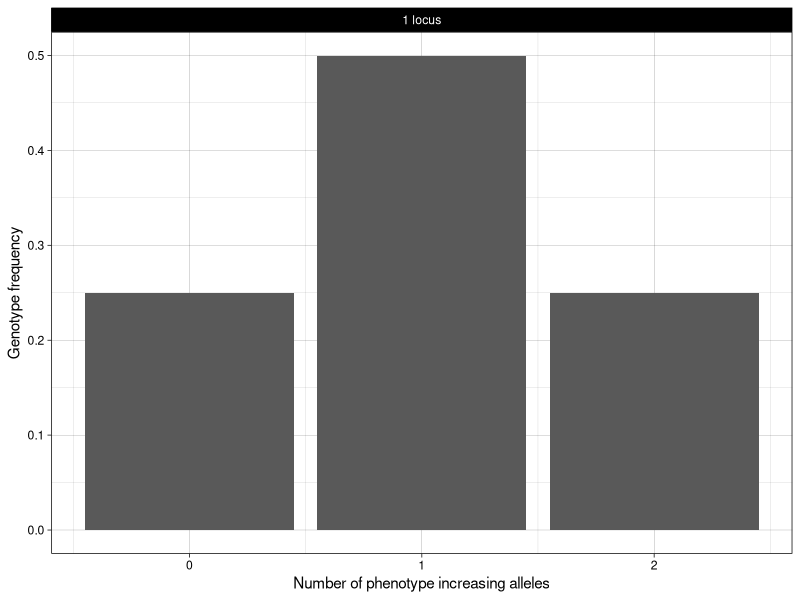
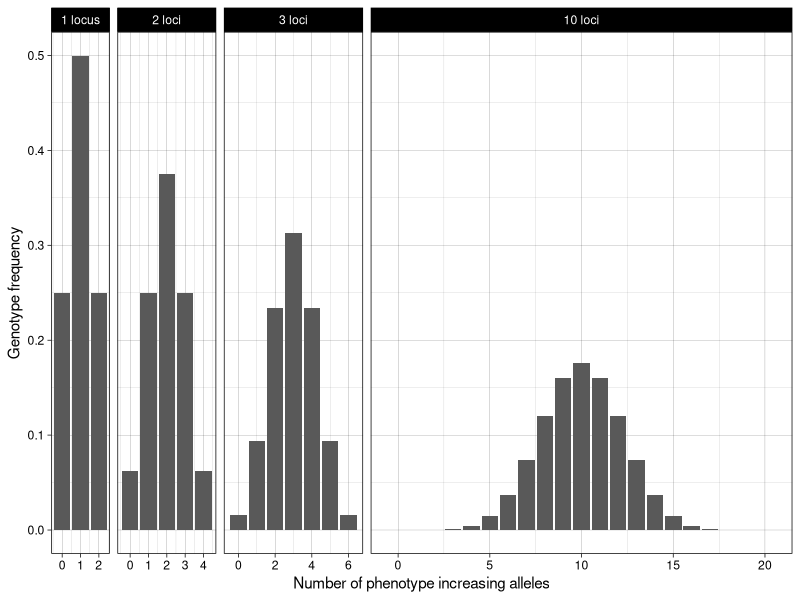
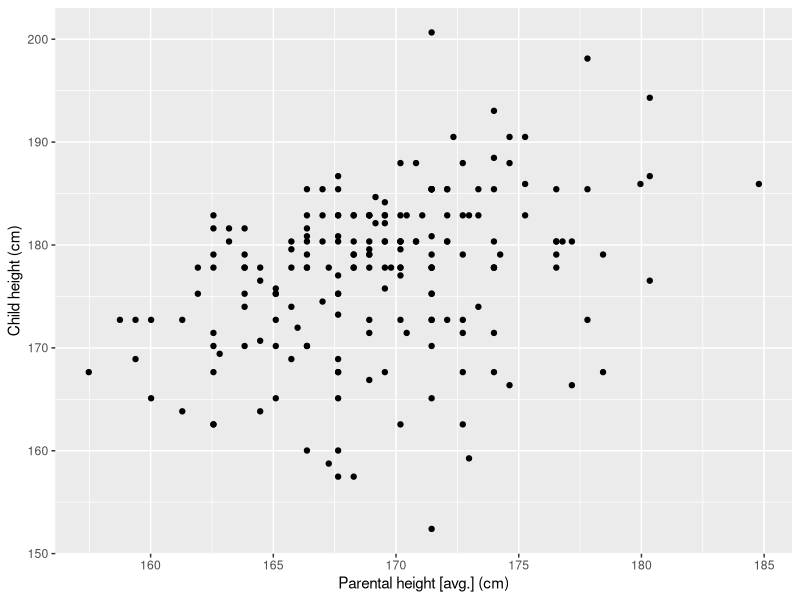
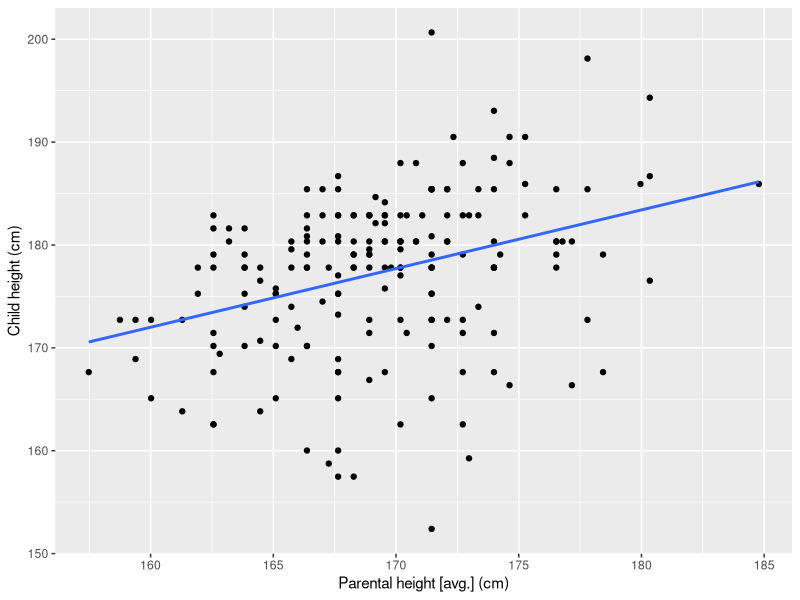
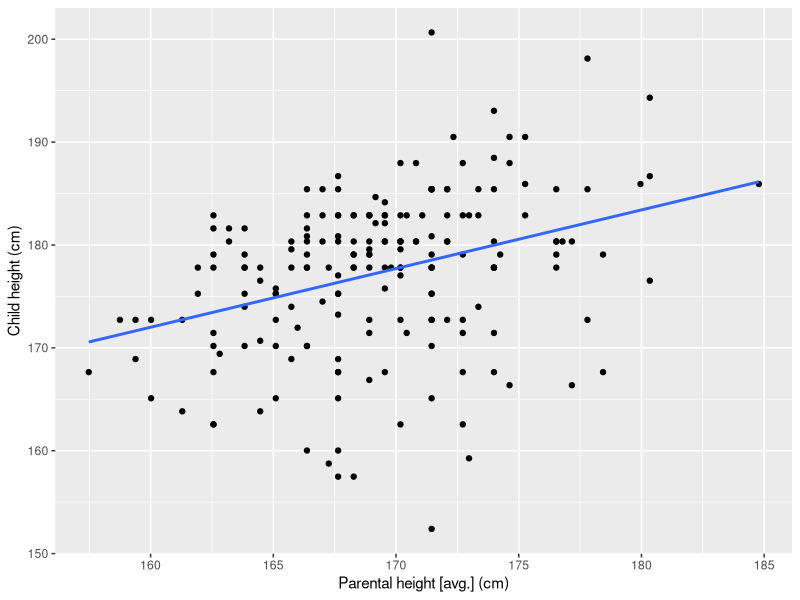
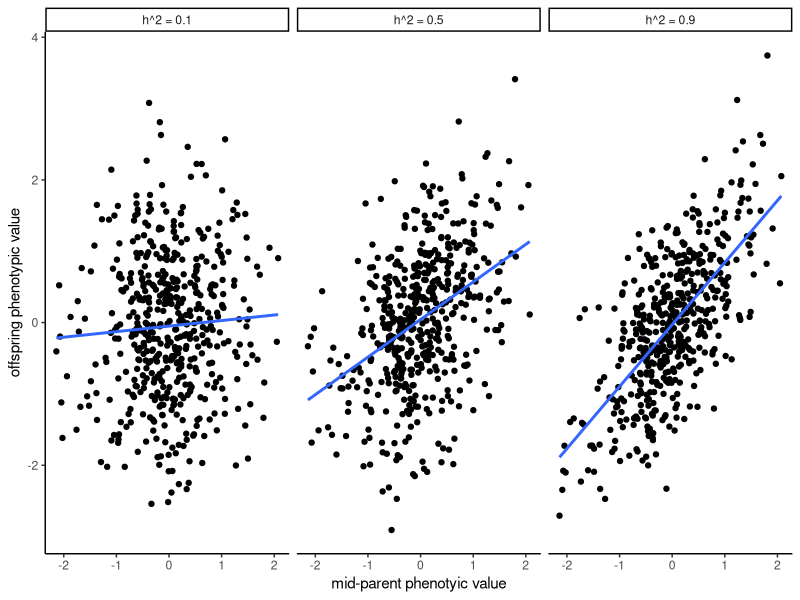
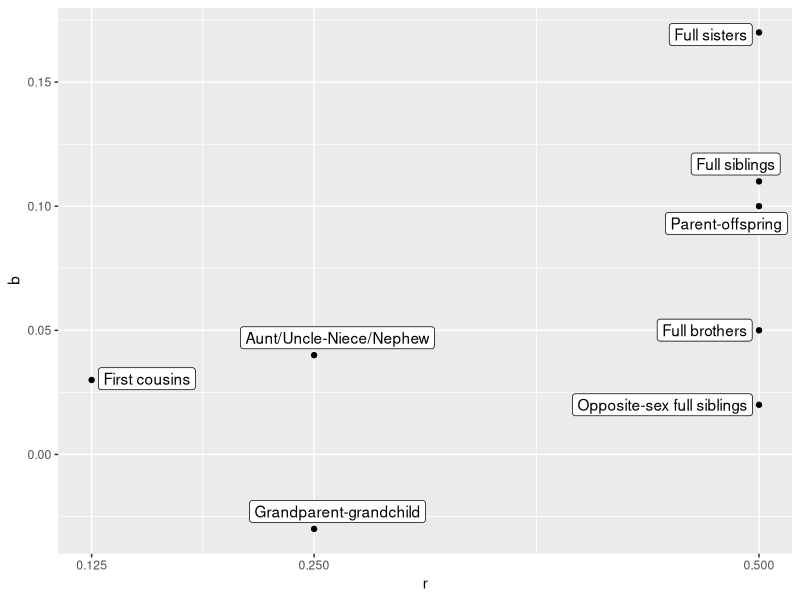
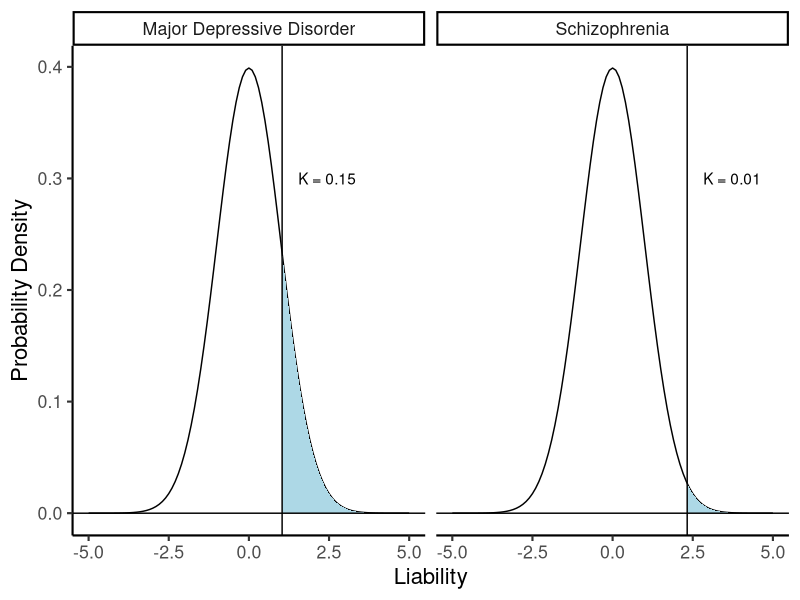

Here is the R script that generated these plots, in order:
## ---- chunk 1
#| echo: false
require(ggplot2)
require(dplyr)
require(stringr)

# calculate expected genotype frequency for number of increasing alleles
# use the density of the binomial distribution, for alleles = 0 up to 2 * number of loci. 
# assume each allele has the same frequency of 50% (for simplicity)
n_allele_freq <- function(n_loci) {
  alleles <- seq(from = 0, to = 2*n_loci)
  freq <- dbinom(alleles, size = 2*n_loci, prob = 0.5)
  data.frame(alleles, freq, loci = n_loci)
}

number_of_loci <- c(1, 2, 3, 10)
loci_freq <- bind_rows(lapply(number_of_loci, n_allele_freq))

loci_labeller <- function(string) {
  n_loci <- as.numeric(string)
  if_else(
    n_loci == 1, 
    true = "1 locus",
    false = str_c(string, "loci", sep = " "))
}
plot_loci <- function(loci_freq) {
  ggplot(loci_freq, aes(x = alleles, y = freq)) + geom_col() +
  facet_grid(
    . ~ loci,
    scales = "free_x",
    space = "free_x",
    labeller = labeller(loci = loci_labeller)
  ) +
  scale_x_continuous("Number of phenotype increasing alleles") +
  scale_y_continuous("Genotype frequency") +
  theme_linedraw()
}

plot_loci(
  filter(loci_freq, loci == 1)
)
## ---- chunk 2
#| echo: false
plot_loci(loci_freq)
## ---- chunk 3
#| label: height
#| echo: false
require(readr)
require(dplyr)
require(ggplot2)

height_data <- read_tsv(here::here("data/galton-stata11/galton-stata11.tab"))

# filter to one offspring per family
# convert to cm
# average parental height
height_singletons <- height_data |>
  mutate(
    father_cm = father * 2.54,
    mother_cm = mother * 2.54,
    child_cm = height * 2.54
  ) |>
  mutate(parents_cm = (father_cm + mother_cm) / 2) |>
  group_by(family) |>
  slice_head(n = 1)
## ---- chunk 4
#| label: height_parent_offspring
#| fig-width: 5
#| fig-height: 5
#| echo: false
require(ggplot2)

ggplot(height_singletons, aes(x = parents_cm, y = child_cm)) +
  geom_point() +
  scale_x_continuous("Parental height [avg.] (cm)") +
  scale_y_continuous("Child height (cm)")
## ---- chunk 5
#| label: height_parent_offspring_regress
#| fig-width: 5
#| fig-height: 5
#| echo: false
require(ggplot2)

height_parent_offspring_regress_g <- ggplot(height_singletons, aes(x = parents_cm, y = child_cm)) +
  geom_point() +
  stat_smooth(method = "lm", formula = y ~ x, se = FALSE) +
  scale_x_continuous("Parental height [avg.] (cm)") +
  scale_y_continuous("Child height (cm)")
height_parent_offspring_regress_g
## ---- chunk 6
#| label: height_parent_offspring_regress2
#| fig-width: 5
#| fig-height: 5
#| echo: false
height_parent_offspring_regress_g
## ---- chunk 7
#| label: height_cov_var
#| echo: false
height_parent_child_cov <- round(with(height_singletons, cov(parents_cm, child_cm)), 2)
height_parent_var <- round(with(height_singletons, var(parents_cm)), 2)
## ---- chunk 8
#| label: parent_offspring_h2_sim
#| echo: false
require(ggplot2)
require(dplyr)

set.seed(751889)

# simulate data with different heritabilities
n_sim <- 500
# if phenotypic variance is 1, variance of average parents is 0.5
parents <- rnorm(n_sim, mean = 0, sd = sqrt(0.5))
h2 <- list(0.1, 0.5, 0.9)

sims <- lapply(
  h2,
  function(h2) {
      # simulate children from mid-parent, plus segregation and environment
      # variance
      children <- h2 * parents + rnorm(n_sim, mean = 0, sd = sqrt(1 - h2/2))
      data.frame(parents = parents, children = children, h2 = paste("h^2 =", h2))
  }
)

ggplot(bind_rows(sims), aes(x = parents, y = children)) +
  geom_point() +
  stat_smooth(method = lm, formula = y ~ x, se = FALSE) +
  facet_grid(cols = vars(h2)) +
  scale_x_continuous("mid-parent phenotyic value") +
  scale_y_continuous("offspring phenotypic value") +
  theme_classic()
## ---- chunk 9
#| label: amf_depression
#| echo: false
require(readr)
require(dplyr)
require(ggplot2)
require(ggrepel)

depression_dyads <- read_csv(here::here("data/fernandez-pujals-depression/fernandez-pujals-depression.csv"))

ggplot(depression_dyads, aes(x =r, y = b, label = `Relationship dyad`)) +
  geom_point() +
  geom_label_repel() +
  scale_x_continuous(breaks=c(0, 0.125, 0.25, 0.5))
## ---- chunk 10
#| label: liability_scz_mdd
#| echo: false
require(dplyr)
require(ggplot2)
require(stringr)

liability_scz_mdd <- tribble(
  ~disorder, ~k,
  "Schizophrenia", 0.01,
  "Major Depressive Disorder", 0.15
)

ggplot(liability_scz_mdd) +
  geom_function(fun = dnorm) +
  stat_function(data = data.frame(disorder="Schizophrenia"), fun = dnorm, geom = "area", xlim = c(qnorm(1 - 0.01), 5), fill = "lightblue") +
  stat_function(data = data.frame(disorder="Major Depressive Disorder"), fun = dnorm, geom = "area", xlim = c(qnorm(1 - 0.15), 5), fill = "lightblue") +
  geom_vline(aes(xintercept = qnorm(1 - k))) +
  geom_hline(yintercept = 0) +
  geom_text(aes(label = str_glue("K = {k}"), x=qnorm(1 - k)+0.5), y= 0.3, hjust = "left") +
  scale_y_continuous("Probability Density") +
  scale_x_continuous("Liability", lim = c(-5, 5)) + 
  facet_grid(cols = vars(disorder)) +
  theme_classic(base_size = 16)

## ---- chunk 11
#| label: scz_rr
#| echo: false
require(readr)
require(ggplot2)

scz_rr <- read_csv(here::here("data/lichtenstein-scz/lichtenstein-scz.csv"))

ggplot(scz_rr, aes(x = factor(Relationship, levels = rev(Relationship)), y = `Relative Risk`, ymin = l95, ymax = u95)) +
  geom_pointrange() +
  scale_x_discrete("") +
  scale_y_continuous(breaks = 1:12) +
  coord_flip(ylim = c(1, 12)) +
  theme_classic(base_size = 16)

## ---- chunk 12
#| label: psy_rr
#| fig-cap: "Prevalence in population (K) and with one parent affected (K[1])"
#| echo: false
require(dplyr)
require(tidyr)
require(ggplot2)

# based on data and code from https://github.com/BartBaselmans/CHARRGe
a <- 0.5
psy_k <- tribble(
  ~disorder, ~h2, ~K,
  "Schizophrenia", 0.70, 0.01,
  "Bipolar Disorder", 0.65, 0.01,
  "Major Depressive Disorder", 0.35,0.15,
  "ADHD", 0.75, 0.05, 
  "Anorexia Nervosa", 0.5, 0.01,
 "Autism Spectrum Disorder", 0.8, 0.01
) |>
  mutate(Tx = -qnorm(K, 0, 1)) |>
  mutate(z = dnorm(Tx)) |>
  mutate(i = z/K) |>
  mutate(Tx1 = (Tx - a * i * h2) / (sqrt(1 - a * a * h2 * h2 * i * (i-Tx)))) |>
  mutate(K1 = 1 - pnorm(Tx1))

psy_k1 <- psy_k |>
  select(disorder, K, K1) |>
  pivot_longer(cols = c(K, K1), names_to = "K", values_to = "prev")

ggplot(psy_k1, aes(x = K, y = 100*prev)) +
  geom_col() +
  scale_x_discrete("") +
  scale_y_continuous("Lifetime Prevalence (%)") +
  coord_flip() +
  facet_grid(rows = vars(disorder)) +
  theme_minimal(base_size = 16) +
  theme(strip.text.y = element_text(angle = 0))
## ---- chunk 13
#| label: twins_cor
#| fig-cap: "Visualisation with *r*[MZ] = 0.75 and *r*[DZ] = 0.5."
#| echo: false
require(tibble)
require(ggplot2)

twins_ac = tribble(
  ~Twin, ~Effect, ~Similarity,
  "MZ", "Genetic (A)", 0.5,
  "MZ", "Shared Environment (C)", 0.25,
  "DZ", "Genetic (A)", 0.25,
  "DZ", "Shared Environment (C)", 0.25,
)

ggplot(twins_ac, aes(x = Twin, y = Similarity, fill = Effect)) +
  geom_col() +
  scale_y_continuous(lim = c(0, 1), breaks=c(0, 0.25, 0.5, 0.75, 1.0)) +
  theme_minimal(base_size = 15) 
## ---- chunk 14
#| label: match-class
#| echo: false
require(dplyr)
require(readr)
require(ggplot2)
require(forcats)

# data on phenotypes in twins studies
match_domain_studies <- read_csv(here::here("data/polderman-match/polderman-match-domain-nstudies.csv"))

ggplot(
  match_domain_studies,
  aes(
    x = fct_reorder(`Main Trait domain`, Nstudies),
    y = Nstudies
  )) +
  geom_col() +
  scale_x_discrete("Main Trait Domain") +
  scale_y_continuous("Number of studies") +
  coord_flip() +
  theme_minimal(base_size = 16)

## ---- chunk 15
#| label: match-meta
#| fig-cap: "Meta-analysis of phenotype domains"
#| echo: false
require(dplyr)
require(readr)
require(tidyr)
require(stringr)
require(ggplot2)

match_meta <- read_csv(here::here("data/polderman-match/polderman-match-st20-meta.csv"), comment = "#")

# get full ACE estimates from wide table.
# pivot table then filter and rename variables
match_meta_full <-
match_meta |>
  pivot_longer(
    !`ICD10-ICF Chapter`,
    names_to = "estimand",
    values_to = "estimate"
  ) |>
  filter(str_detect(estimand, "^[SE_]*[A|C]FULL_all")) |>
  mutate(estimand = str_remove(estimand, "FULL_all")) |>
  separate_wider_delim(
    estimand,
    delim = "_",
    names = c("term", "component"),
    too_few = "align_end"
  ) |>
  mutate(term = if_else(is.na(term), true = 'VarProp', false = term)) |>
  filter(!is.na(estimate)) |>
  pivot_wider(names_from = term, values_from = estimate)


match_meta_full_bmh <- match_meta_full |>
  filter(
    `ICD10-ICF Chapter` %in% c(
        "Attitudes",
        "Diseases of the Nervous System",
        "Mental Functions",
        "Sensory Functions and Pain",
        "Functions of the Nervous System",
        "Mental and Behavioural Disorders"
      )
    )

ggplot(match_meta_full_bmh, aes(x = component, fill = component, y = VarProp, ymin = VarProp - SE, ymax = VarProp + SE))+
  geom_col() +
  geom_errorbar() +
  scale_x_discrete("Variance component") +
  scale_y_continuous("Variance proportion", lim = c(0, 1)) +
  coord_flip() +
  facet_grid(row = vars(fct_reorder(`ICD10-ICF Chapter`, VarProp, max))) +
  theme_minimal(base_size = 16) +
  theme(strip.text.y = element_text(angle = 0))  +
  guides(fill = "none")
## ---- chunk 16
#| label: match-meta-subchapter
#| fig-cap: "Meta-analysis of psychiatric, neurological, and psychological phenotypes"
#| echo: false
require(dplyr)
require(readr)
require(tidyr)
require(stringr)
require(ggplot2)

match_meta_subchapter <- read_csv(here::here("data/polderman-match/polderman-match-st21-meta-subchapter.csv"), comment = "#")

# get full ACE estimates from wide table.
# pivot table then filter and rename variables
match_meta_subchapter_full <-
match_meta_subchapter |>
  pivot_longer(
    !`ICD-10/ICF subchapter`,
    names_to = "estimand",
    values_to = "estimate"
  ) |>
  filter(str_detect(estimand, "^[SE_]*[A|C]FULL_SS")) |>
  mutate(estimand = str_remove(estimand, "FULL_SS")) |>
  separate_wider_delim(
    estimand,
    delim = "_",
    names = c("term", "component"),
    too_few = "align_end"
  ) |>
  mutate(term = if_else(is.na(term), true = 'VarProp', false = term)) |>
  filter(!is.na(estimate)) |>
  pivot_wider(names_from = term, values_from = estimate)

match_meta_subchapter_bmh <- match_meta_subchapter_full |>
  mutate(
    ICD10 = case_match(
      `ICD-10/ICF subchapter`,
      "Recurrent Depressive Disorder" ~ "Recurrent Depression",
      "Depressive Episode" ~ "Depression",
      "Temperament and Personality Functions" ~ "Personality",
      "Eating Disorders" ~ "Eating Disorders",
      "Obsessive-Compulsive Disorder" ~ "OCD",
      "Other Anxiety Disorders" ~ "Anxiety",
      "Phobic Anxiety Disorders" ~ "Phobias",
      "Schizophrenia" ~ "Schizophrenia",
      "Bipolar Affective Disorder" ~ "Bipolar Disorder",
      "Dementia In Alzheimer Disease" ~ "Dementia"
    )
  ) |>
  filter(!is.na(ICD10))

ggplot(match_meta_subchapter_bmh, aes(x = component, fill = component, y = VarProp, ymin = VarProp - SE, ymax = VarProp + SE))+
  geom_col() +
  geom_errorbar() +
  scale_x_discrete("Variance component") +
  scale_y_continuous("Variance proportion", lim = c(-0.03, 1)) +
  coord_flip() +
  facet_grid(row = vars(fct_reorder(ICD10, VarProp, max))) +
  theme_minimal(base_size = 16) +
  theme(strip.text.y = element_text(angle = 0)) +
  guides(fill = "none")
